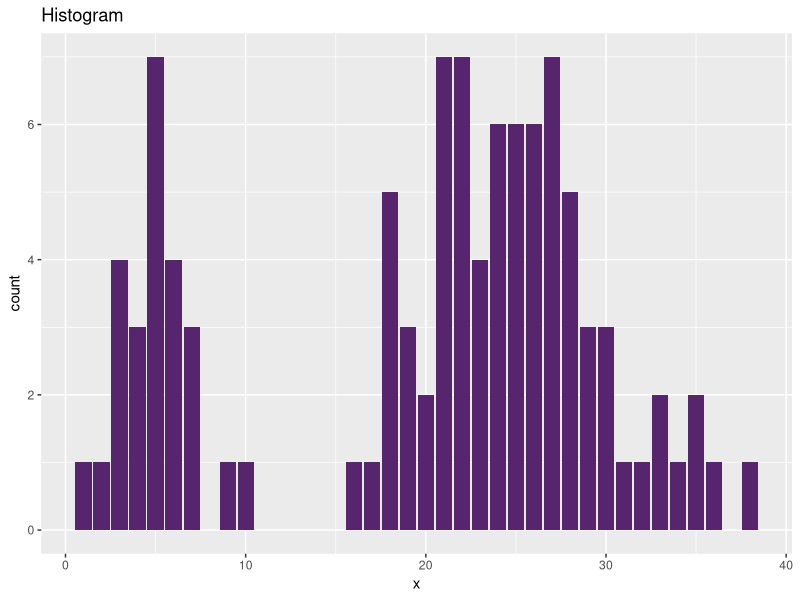
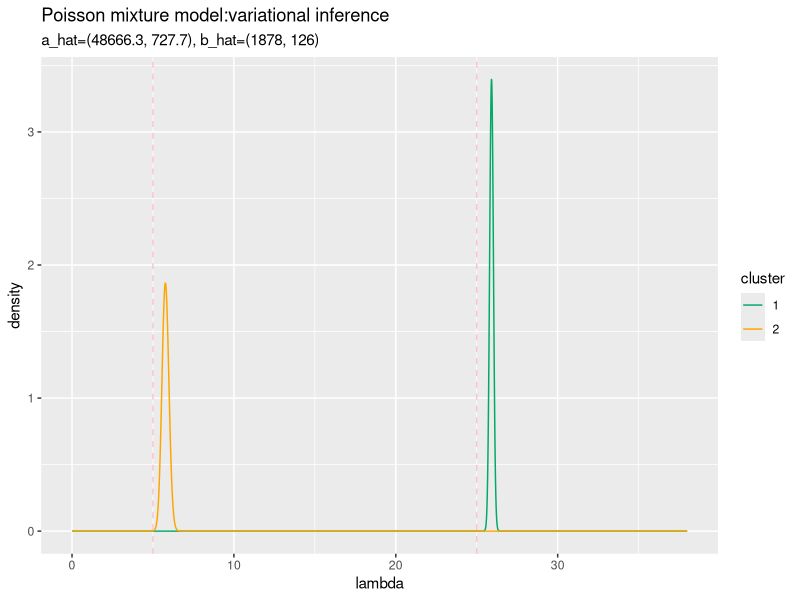
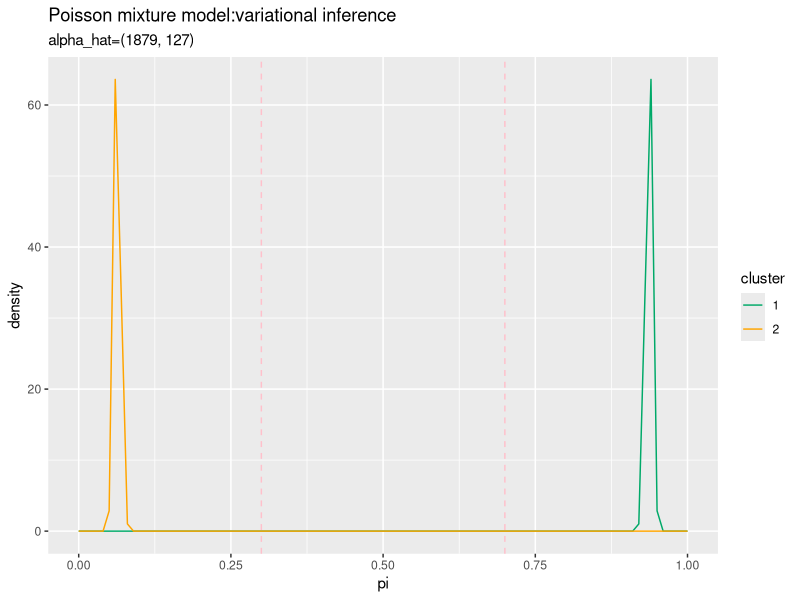

Generate these figures, in order, with R: (Note: this script raises an error after producing the figures.)

# 4.3.3 ポアソン混合モデルにおける変分推論 -------------------------------------------------

# 利用パッケージ
library(tidyverse)
library(gganimate)


# 真の観測モデルの設定 ----------------------------------------------------------------

# (観測)データ数を指定
N <- 100

# 真のパラメータを指定
lambda_truth <- c(5, 25)
pi_truth <- c(0.3, 0.7)

# クラスタ数
K <- length(lambda_truth)

# クラスタ(潜在変数)
s_nk <- rmultinom(n =  N, size = 1, prob = pi_truth) %>% 
  t()

# (観測)データXを生成
x_n <- rpois(n = N, lambda = apply(lambda_truth ^ t(s_nk), 2, prod))

# 観測データを確認
summary(x_n)
tibble(x = x_n) %>% 
  ggplot(aes(x = x)) + 
    geom_bar(fill = "#56256E") + 
    labs(title = "Histogram")


# パラメータの設定 ----------------------------------------------------------------

# 試行回数
Iter <- 50

# ハイパーパラメータa,bを指定
a <- 1
b <- 1

# lambda_kの期待値を計算:式(4.60),(4.61)
E_lambda_k <- rep(a, K) / rep(b, K)
E_ln_lambda_k <- digamma(rep(a, K)) - log(rep(a, K))

tmp_lambda <- seq(0, 1, by = 0.01) %>% 
  sample(size = K, replace = TRUE)
E_lambda_k <- tmp_lambda / sum(tmp_lambda)
E_ln_lambda_k <- log(E_lambda_k)

# ハイパーパラメータalphaを指定
alpha_k <- rep(2, K)

# piの期待値を計算:式(4.62)
E_ln_pi_k <- digamma(alpha_k) - digamma(sum(alpha_k))

tmp_pi <- seq(0, 1, by = 0.01) %>% 
  sample(size = K, replace = TRUE)
E_ln_pi_k <- log(tmp_pi / sum(tmp_pi))


# 変分推論 --------------------------------------------------------------------

# 受け皿を用意
tmp_eta <- seq(0, 1, by = 0.01) %>% 
  sample(size = N * K, replace = TRUE) %>% 
  matrix(nrow = N, ncol = K)
eta_nk <- tmp_eta / apply(tmp_eta, 1, sum)
E_s_nk <- eta_nk * x_n
hat_a_k <- rep(0, K)
hat_b_k <- rep(0, K)

# 推移の確認用
trace_a <- matrix(0, nrow = K, ncol = Iter + 1)
trace_b <- matrix(0, nrow = K, ncol = Iter + 1)
trace_alpha <- matrix(0, nrow = K, ncol = Iter + 1)
# 初期値を代入
trace_a[, 1] <- a
trace_b[, 1] <- b
trace_alpha[, 1] <- alpha_k

for(i in 1:Iter) {
  
  for(n in 1:N) {
    # パラメータを計算:式(4.51)
    tmp_eta <- exp(x_n[n] * E_ln_lambda_k - E_lambda_k + E_ln_pi_k)
    eta_nk[n, ] <- tmp_eta / sum(tmp_eta)
    
    # q(s_n)を更新:式(4.50)
    
    # s_nkの期待値を計算
    E_s_nk[n, ] <- eta_nk[n, ] * x_n[n]
  }
  
  for(k in 1:K) {
    
    # パラメータを計算:式(4.55)
    hat_a_k[k] <- sum(E_s_nk[, k] * x_n) + a
    hat_b_k[k] <- sum(E_s_nk[, k]) + b
    
    # q(lambda_k)を更新:式(4.54)
    
    
    # lambda_kの期待値を計算:式(4.60),(4.61)
    E_lambda_k[k] <- hat_a_k[k] / hat_b_k[k]
    E_ln_lambda_k[k] <- digamma(hat_a_k[k]) - log(hat_b_k[k])
  }
  
  # パラメータを計算:式(4.58)
  hat_alpha_k <- apply(E_s_nk, 2, sum) + alpha_k
  
  # pi_kの期待値を計算:式(4.62)
  E_ln_pi_k <- digamma(hat_alpha_k) - digamma(sum(hat_alpha_k))
  
  # 推移の確認用
  trace_a[, i + 1] <- hat_a_k
  trace_b[, i + 1] <- hat_b_k
  trace_alpha[, i + 1] <- hat_alpha_k
  
}


# 結果の確認 -------------------------------------------------------------------

## lambdaの近似事後分布
# データフレームを作成
lambda_df <- tibble()
for(k in 1:K) {
  # データフレームに変換
  tmp_lambda_df <- tibble(
    lambda = seq(0, max(x_n), by = 0.01), 
    density = dgamma(lambda, shape = hat_a_k[k], rate = hat_b_k[k]), 
    cluster = as.factor(k)
  )
  # 結合
  lambda_df <- rbind(lambda_df, tmp_lambda_df)
}

# 作図
ggplot(lambda_df, aes(lambda, density, color = cluster)) + 
  geom_line() + # 折れ線グラフ
  scale_color_manual(values = c("#00A968", "orange")) + # グラフの色(不必要)
  geom_vline(xintercept = lambda_truth, color = "pink", linetype = "dashed") + # 垂直線
  labs(title = "Poisson mixture model:variational inference", 
       subtitle = paste0("a_hat=(", paste0(round(hat_a_k, 1), collapse = ", "), 
                         "), b_hat=(", paste0(round(hat_b_k, 1), collapse = ", "), ")")) # ラベル


## piの近似事後分布
# データフレームを作成
pi_df <- tibble()
for(k in 1:K) {
  # データフレームに変換
  tmp_pi_df <- tibble(
    pi = seq(0, 1, by = 0.01), 
    density = dbeta(pi, shape1 = hat_alpha_k[k], shape2 = hat_alpha_k[2 / k]), 
    cluster = as.factor(k)
  )
  # 結合
  pi_df <- rbind(pi_df, tmp_pi_df)
}

# 作図
ggplot(pi_df, aes(pi, density, color = cluster)) + 
  geom_line() + # 折れ線グラフ
  scale_color_manual(values = c("#00A968", "orange")) + # グラフの色(不必要)
  geom_vline(xintercept = pi_truth, color = "pink", linetype = "dashed") + # 垂直線
  labs(title = "Poisson mixture model:variational inference", 
       subtitle = paste0("alpha_hat=(", paste0(round(hat_alpha_k, 1), collapse = ", "), ")")) # ラベル


# ハイパーパラメータの推移
trace_alpha_wide <- cbind(
  as.data.frame(trace_alpha), 
  cluster = as.factor(1:K)
)
trace_alpha_long <- pivot_longer(
  trace_alpha_wide, 
  cols = -cluster, 
  names_to = "Iteration", 
  names_prefix = "V", 
  names_ptypes = list(Iteration = numeric()), 
  values_to = "value"
)

ggplot(trace_alpha_long, aes(Iteration, value, color = cluster)) + 
  geom_line()
